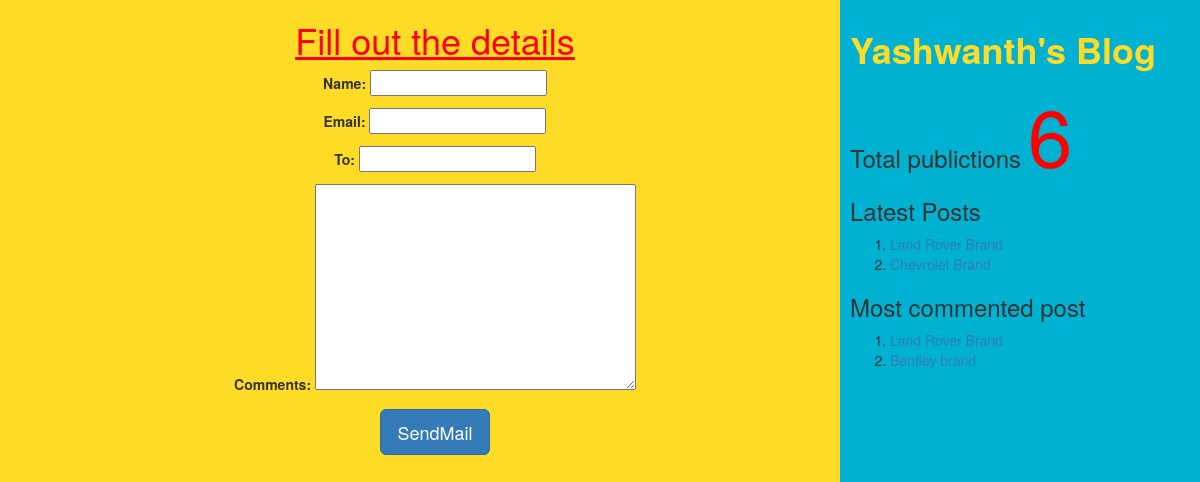
Screenshot of /1/share with the database file from the repository.
### myApp/models.py (models this page shows, shortened)
class Post(models.Model):
          tags=TaggableManager()
          STATUS_CHOICES=(('draft','Draft'),('published','Published'))
          title=models.CharField(max_length=256)
          slug=models.SlugField(max_length=264,unique_for_date='publish')
          author=models.ForeignKey(User,related_name='blog_posts',on_delete= models.CASCADE)
          body=models.TextField()
          publish=models.DateTimeField(default=timezone.now)
          created=models.DateTimeField(auto_now_add=True)
          updated=models.DateTimeField(auto_now=True)
          status= models.CharField(max_length=10,choices=STATUS_CHOICES,default='draft')
          objects=CustomManager()
          class Meta:
                ordering=('-publish',)
          def get_absolute_url(self):
                return reverse('post_detail',args=[self.publish.year,self.publish.strftime('%m'),self.publish.strftime('%d'),self.slug])

### myApp/views.py (the view, shortened to what this page needs)
# urls.py: url(r'^(?P<id>\d+)/share',views.mail_send_view),
def mail_send_view(request,id):
    post=get_object_or_404(Post,id=id,status='published')
    form=EmailSendForm()
    d={'post':post,'form':form}
    return render(request,'myApp/sharebymail.html',d)

### myApp/forms.py
class EmailSendForm(forms.Form):
    name=forms.CharField()
    email=forms.EmailField()
    to=forms.EmailField()
    comments=forms.CharField(required=False,widget=forms.Textarea)

### myApp/models.py (called while the page is built)
    def get_queryset(self):
        return super().get_queryset().filter(status='published')

### myApp/templatetags/mytags.py (called while the page is built)
@register.simple_tag
def total_posts():
    return Post.objects.count()

@register.inclusion_tag('myApp/latest_post.html')
def show_latest_posts(count=3):
    latest_posts=Post.objects.order_by('-publish')[:count]
    return {'latest_posts':latest_posts}

@register.simple_tag
def get_most_commented_posts(count=2):
    return Post.objects.annotate(total_comments=Count('comments')).order_by('-total_comments')[:count]

### templates/myApp/sharebymail.html (shortened to what this page needs)
<html>
{%extends 'myApp/parent.html'%}
     {%block content_block%}
     <center>
     <h1 style="color:red"><u>Fill out the details</u></h1>
    <form  method="post">
      {{form.as_p}}
      <input type="submit" class='btn btn-lg btn-primary' value="SendMail">
       </form>
      </center>
    {%endblock%}

### templates/myApp/parent.html (shortened to what this page needs)
<html>
{%load mytags%}
    <head>
        <link rel="stylesheet" href="https://maxcdn.bootstrapcdn.com/bootstrap/3.3.7/css/bootstrap.min.css">
    </head>
    <body>
        <div class="content" style="width:70%;float:left;background-color:#FDDB27FF;height:300%;padding:0 0 0 30px">
              {%block content_block%}
              {%endblock%}
        </div>
        <div class="sidebar" style="width:30%;float:right;background-color:#00B1D2FF;height:300%;padding:10px">
            <h1 style="color:#FDDB27FF"><b>Yashwanth's Blog</b></h1>
             <h3>Total publictions
              <span style="color:red;font-size:80px"> {% total_posts %}</span>
              <h3>Latest Posts</h3>
              {% show_latest_posts 2 %}
              <h3>Most commented post</h3>
              {%get_most_commented_posts as m%}
              <ol>
                {%for post in m%}
                <li><a href="{{post.get_absolute_url}}">{{post.title}}</a></li>
                {%endfor%}
              </ol>
            </h3>
        </div>
    </body>
</html>

### templates/myApp/latest_post.html
<!DOCTYPE html>
<html lang="en" dir="ltr">
  <body>
    <ol>
    {%for post in latest_posts%}
    <li><a href="{{post.get_absolute_url}}">{{post.title}}</a></li>
    {%endfor%}
    </ol>
  </body>
</html>

### rows the page displays
Post: title "Land Rover Brand"
Post: title "Chevrolet Brand"
Post: title "Bentley brand"
